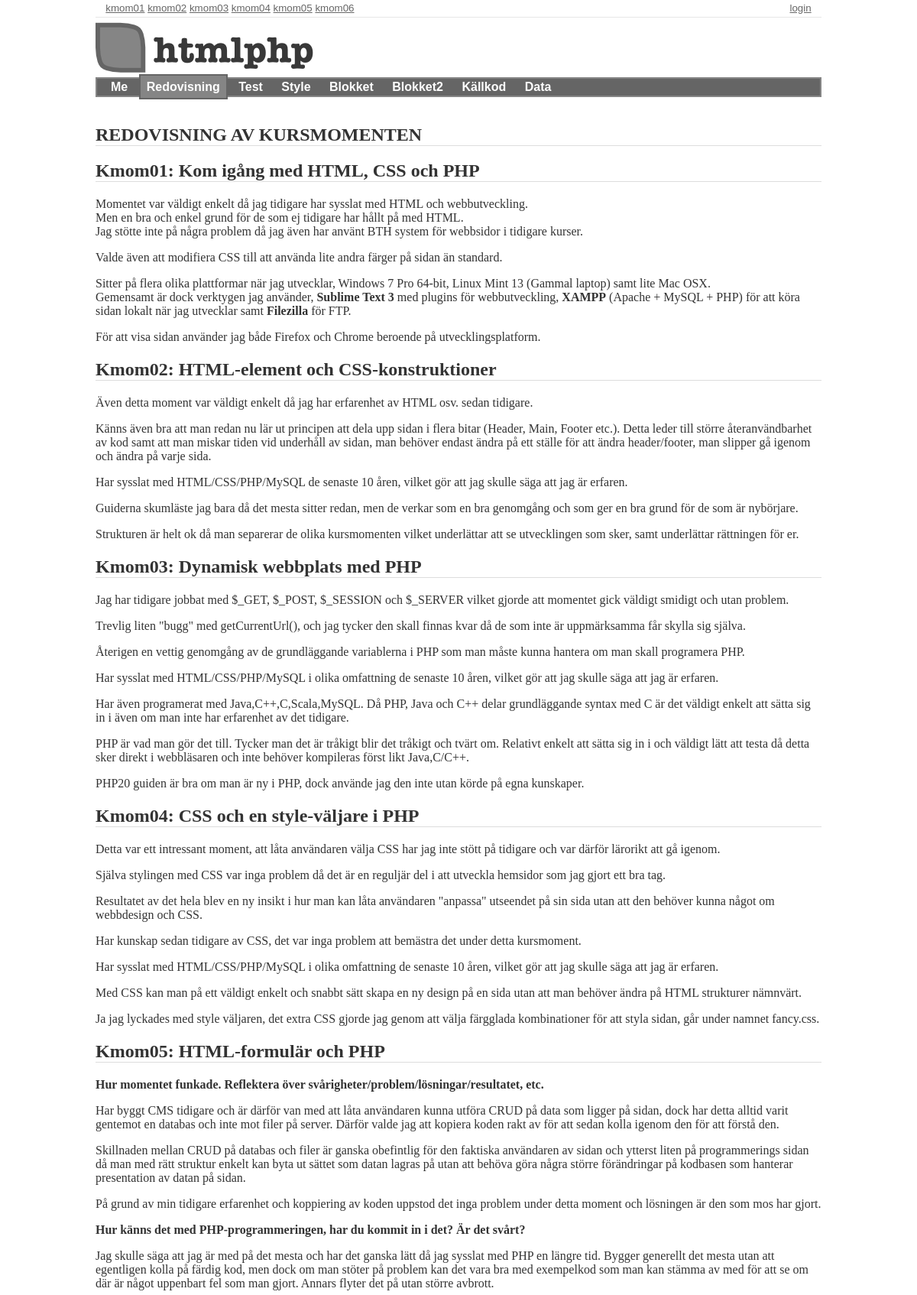
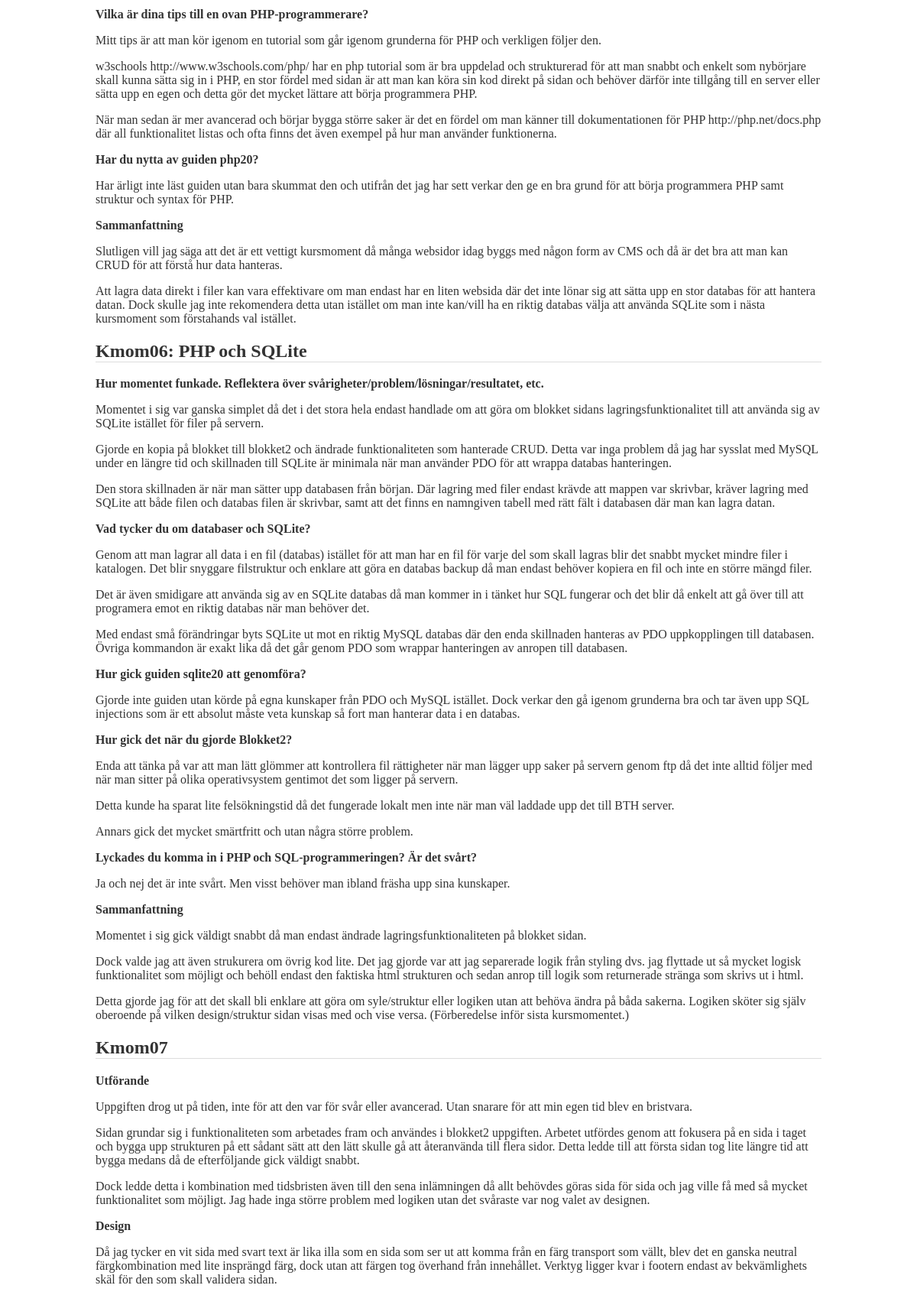
The app's page /report.php (upper part) with its own data (2 pictures, top to bottom).
### tables this page shows
CREATE TABLE report
  (
    id INTEGER PRIMARY KEY NOT NULL UNIQUE,
    title TEXT,
    description TEXT
  );

### incl/static.php (the view, shortened to what this page needs)
<?php
function stylesheet() {
  if (isset($_SESSION['stylesheet'])) {
    return "<link rel='stylesheet' href='style/" . $_SESSION['stylesheet'] . "'";
  }
  else {
      return "<link rel='stylesheet' href='style/stylesheet.css' title='General stylesheet'>
      <link rel='alternate stylesheet' href='style/debug.css' title='Debug stylesheet'>";
  };
}
function menuRelated() {
  return "<nav class='related'>
    <a href='../Kmom01/me.php'>kmom01</a>
    <a href='../Kmom02/me.php'>kmom02</a>
    <a href='../Kmom03/me.php'>kmom03</a>
    <a href='../Kmom04/me.php'>kmom04</a>
    <a href='../Kmom05/me.php'>kmom05</a>
    <a href='../Kmom06/me.php'>kmom06</a>
  </nav>";
}
function logo() {
  if (isset($_SESSION['stylesheet']) && $_SESSION['stylesheet'] == "fancy.css") {
    return "<a href='me.php'><img src='img/fancy.png' alt='fancy logo' width=200 height=90></a>";
  }
  else {
    return "<a href='me.php'><img src='img/logo.png' alt='htmlphp logo' width=300 height=70></a>";
  }
}
function menu() {
  return "<nav class='navmenu'>
    <a id='me-' href='me.php'>Me</a>
    <a id='report-' href='report.php'>Redovisning</a>
    <a id='test-' href='test.php'>Test</a>
    <a id='style-' href='style.php'>Style</a>
    <a id='blokket-' href='blokket.php'>Blokket</a>
    <a id='blokket2-' href='blokket2.php'>Blokket2</a>
    <a id='source-' href='viewsource.php'>Källkod</a>
    <a id='data-' href='data.php'>Data</a>
  </nav>";
}
function report() {
  $db = new PDO("sqlite:incl/data/data/static.sqlite");
  $db->setAttribute(PDO::ATTR_ERRMODE, PDO::ERRMODE_WARNING);
  $stmt = $db->prepare('SELECT * FROM report;');
  $stmt->execute();
  $res = $stmt->fetchAll(PDO::FETCH_ASSOC);
  $ret = '';
  foreach ($res as $report) {
    $ret .= "<h2>" . $report['title'] . "</h2>";
    $ret .= $report['description'];
  }
  return $ret;
}

### incl/header.php (shortened to what this page needs)
<!doctype html>
<html lang="sv">
<head>
	<?php echo stylesheet(); ?>
</head>
<body<?php echo isset($pageId) ? " id='$pageId' " : ""; ?>>
	<header id="above">
		<?php echo userLoginMenu(); ?>
	  <?php echo menuRelated(); ?>
	</header>
	<header>
		<?php echo logo(); ?>
		<?php echo menu(); ?>
	</header>

### src/login.php (shortened to what this page needs)
<?php
function userIsAuthenticated() {
  if(isset($_SESSION['authenticated'])) {
    return $_SESSION['authenticated'];
  } else {
    return false;
  }
}
function userLoginMenu() {
  $menu = array(
    "login"   => "login.php?p=login",
    "status"   => "login.php",
    "logout"   => "login.php?p=logout",
  );
  if(userIsAuthenticated()) {
    unset($menu['login']);
  } else {
    unset($menu['status']);
    unset($menu['logout']);
  }
  $html = "<nav class='login'>";
  foreach($menu as $key=>$val) {
    $html .= "<a href='$val'>$key</a> ";
  }
  $html .= "</nav>";
  return $html;
}

### report.php (shortened to what this page needs)
<?php
$pageId = "report";
?>
<?php include("incl/header.php"); ?>
<section id="content">
	<h1>Redovisning av kursmomenten</h1>
		<?php echo report(); ?>
</section>
<?php include("incl/footer.php"); ?>

### incl/footer.php (shortened to what this page needs)
</body>
</html>

### style/stylesheet.css (style rules this page uses)
html,body { margin:0;padding:0; }
html { overflow-y:scroll; }
html { background:#E6E6E6; }
body { background:#fff; }
body { font-family:Georgia, serif;color:#333; }
h1 { text-transform:uppercase; }
h1,h2 { border-bottom:1px solid #dddddd; }
img { border:0; }
header,footer,nav,article,section,aside,figure,figcaption { display:block; }
header#above { font-family:arial,helvetica,sans-serif;border-bottom:1px solid #E6E6E6;margin-bottom:4px;color:#000; }
header, section#content, footer#bottom { margin:0 auto;width:950px; }
section#content { padding:1em 0 1em 0; }
section#content { overflow:auto; }
a { color: inherit; outline:0; }
nav.navmenu { font-family: arial; font-weight: bold; padding: 2px 8px; background:#656565; border:2px solid #858585; }
nav.navmenu a { padding:6px 8px;text-decoration:none;border:2px solid transparent;color:#fff; }
nav.related, nav.login { padding: 0.2em 1em 0.3em 1em;font-size:smaller;color:#666; }
nav.login { float:right; }
body#me a#me-, body#report a#report-, body#test a#test-, body#style a#style-, body#blokket a#blokket-, body#blokket2 a#blokket2-, body#data a#data-, body#source a#source- { background:#858585;border:2px solid #656565; }

### style/debug.css (style rules this page uses)
body { background: beige; }
header#above { background: blueviolet; }
nav.navmenu { border:4px dotted brown; }

### records on screen
report: title "Kmom01: Kom igång med HTML, CSS och PHP", value "Momentet var väldigt enkelt då jag tidigare har sysslat med HTML och webbutveckling. Men en bra och enkel grund för de som ej tidigare har hållt på med HTML. Jag stötte inte på några problem då jag även har använt BTH system för webbsidor i tidigare kurser. Valde även att modifiera CSS till att använda lite andra färger på sidan än standard. Sitter på flera olika plattformar när jag utvecklar, Windows 7 Pro 64-bit, Linux Mint 13 (Gammal laptop) samt lite Mac OSX. Gemensamt är dock verktygen jag använder, Sublime Text 3 med plugins för webbutveckling, XAMPP (Apache + MySQL + PHP) för att köra sidan lokalt när jag utvecklar samt Filezilla för FTP. För att visa sidan använder jag både Firefox…"
report: title "Kmom02: HTML-element och CSS-konstruktioner", value "Även detta moment var väldigt enkelt då jag har erfarenhet av HTML osv. sedan tidigare. Känns även bra att man redan nu lär ut principen att dela upp sidan i flera bitar (Header, Main, Footer etc.). Detta leder till större återanvändbarhet av kod samt att man miskar tiden vid underhåll av sidan, man behöver endast ändra på ett ställe för att ändra header/footer, man slipper gå igenom och ändra på varje sida. Har sysslat med HTML/CSS/PHP/MySQL de senaste 10 åren, vilket gör att jag skulle säga att jag är erfaren. Guiderna skumläste jag bara då det mesta sitter redan, men de verkar som en bra genomgång och som ger en bra grund för de som är nybörjare. Strukturen är helt ok då man separerar de…"
report: title "Kmom03: Dynamisk webbplats med PHP", value "Jag har tidigare jobbat med $_GET, $_POST, $_SESSION och $_SERVER vilket gjorde att momentet gick väldigt smidigt och utan problem. Trevlig liten \"bugg\" med getCurrentUrl(), och jag tycker den skall finnas kvar då de som inte är uppmärksamma får skylla sig själva. Återigen en vettig genomgång av de grundläggande variablerna i PHP som man måste kunna hantera om man skall programera PHP. Har sysslat med HTML/CSS/PHP/MySQL i olika omfattning de senaste 10 åren, vilket gör att jag skulle säga att jag är erfaren. Har även programerat med Java,C++,C,Scala,MySQL. Då PHP, Java och C++ delar grundläggande syntax med C är det väldigt enkelt att sätta sig in i även om man inte har erfarenhet av det…"
report: title "Kmom04: CSS och en style-väljare i PHP", value "Detta var ett intressant moment, att låta användaren välja CSS har jag inte stött på tidigare och var därför lärorikt att gå igenom. Själva stylingen med CSS var inga problem då det är en reguljär del i att utveckla hemsidor som jag gjort ett bra tag. Resultatet av det hela blev en ny insikt i hur man kan låta användaren \"anpassa\" utseendet på sin sida utan att den behöver kunna något om webbdesign och CSS. Har kunskap sedan tidigare av CSS, det var inga problem att bemästra det under detta kursmoment. Har sysslat med HTML/CSS/PHP/MySQL i olika omfattning de senaste 10 åren, vilket gör att jag skulle säga att jag är erfaren. Med CSS kan man på ett väldigt enkelt och snabbt sätt skapa en ny…"
report: title "Kmom05: HTML-formulär och PHP", value "Hur momentet funkade. Reflektera över svårigheter/problem/lösningar/resultatet, etc. Har byggt CMS tidigare och är därför van med att låta användaren kunna utföra CRUD på data som ligger på sidan, dock har detta alltid varit gentemot en databas och inte mot filer på server. Därför valde jag att kopiera koden rakt av för att sedan kolla igenom den för att förstå den. Skillnaden mellan CRUD på databas och filer är ganska obefintlig för den faktiska användaren av sidan och ytterst liten på programmerings sidan då man med rätt struktur enkelt kan byta ut sättet som datan lagras på utan att behöva göra några större förändringar på kodbasen som hanterar presentation av datan på sidan. På grund av…"
report: title "Kmom06: PHP och SQLite", value "Hur momentet funkade. Reflektera över svårigheter/problem/lösningar/resultatet, etc. Momentet i sig var ganska simplet då det i det stora hela endast handlade om att göra om blokket sidans lagringsfunktionalitet till att använda sig av SQLite istället för filer på servern. Gjorde en kopia på blokket till blokket2 och ändrade funktionaliteten som hanterade CRUD. Detta var inga problem då jag har sysslat med MySQL under en längre tid och skillnaden till SQLite är minimala när man använder PDO för att wrappa databas hanteringen. Den stora skillnaden är när man sätter upp databasen från början. Där lagring med filer endast krävde att mappen var skrivbar, kräver lagring med SQLite att både filen…"
report: title "Kmom07", value "Utförande Uppgiften drog ut på tiden, inte för att den var för svår eller avancerad. Utan snarare för att min egen tid blev en bristvara. Sidan grundar sig i funktionaliteten som arbetades fram och användes i blokket2 uppgiften. Arbetet utfördes genom att fokusera på en sida i taget och bygga upp strukturen på ett sådant sätt att den lätt skulle gå att återanvända till flera sidor. Detta ledde till att första sidan tog lite längre tid att bygga medans då de efterföljande gick väldigt snabbt. Dock ledde detta i kombination med tidsbristen även till den sena inlämningen då allt behövdes göras sida för sida och jag ville få med så mycket funktionalitet som möjligt. Jag hade inga större problem…"

### other values on screen
$key "login"
